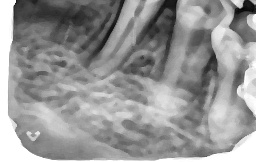
#> input picture data/fractures/processed/anatomical_region/frac02.jpg, 256 x 162 px, found by its file name; its folder holds only this picture in this run
$ python run_segmentation_evaluation.py
#> lines starting #> are read from the running program, lines starting #| are printed output that depends on the picture
### src/fractures/evaluation/segmentation_evaluation.py
import os
import cv2
import numpy as np
import pandas as pd


# ============================================================
# Basic utilities
# ============================================================

def ensure_uint8_gray(img):
    if img is None:
        return None

    if len(img.shape) == 3:
        img = cv2.cvtColor(img, cv2.COLOR_BGR2GRAY)

    if img.dtype != np.uint8:
        img = cv2.normalize(img, None, 0, 255, cv2.NORM_MINMAX)
        img = img.astype(np.uint8)

    return img


def read_binary_mask(path, target_shape=None):
    if path is None or not os.path.exists(path):
        return None

    mask = cv2.imread(path, cv2.IMREAD_GRAYSCALE)
    mask = ensure_uint8_gray(mask)

    if mask is None:
        return None

    if target_shape is not None and mask.shape != target_shape:
        mask = cv2.resize(
            mask,
            (target_shape[1], target_shape[0]),
            interpolation=cv2.INTER_NEAREST
        )

    mask = ((mask > 0).astype(np.uint8) * 255)

    return mask


def safe_imwrite(path, image):
    if path is None:
        return

    folder = os.path.dirname(path)

    if folder:
        os.makedirs(folder, exist_ok=True)

    cv2.imwrite(path, image)


def safe_div(a, b, default=0.0):
    if b == 0:
        return default

    return float(a) / float(b)


def find_mask_path(mask_dir, original_file_name, prefixes):
    """
    Search mask files using different prefixes and extensions.

    Original:
        frac01.jpg

    Possible masks:
        manual_pdl_frac01.png
        manual_pdl_frac01.jpg
        gt_pdl_frac01.png
        pdl_frac01.png
        frac01.png
    """

    name, original_ext = os.path.splitext(original_file_name)

    valid_ext = [
        ".png",
        original_ext,
        ".jpg",
        ".jpeg",
        ".bmp",
        ".tif",
        ".tiff"
    ]

    candidates = []

    for ext in valid_ext:
        candidates.append(f"{name}{ext}")

    for prefix in prefixes:
        for ext in valid_ext:
            candidates.append(f"{prefix}{name}{ext}")

    seen = set()

    for candidate in candidates:
        if candidate in seen:
            continue

        seen.add(candidate)

        path = os.path.join(mask_dir, candidate)

        if os.path.exists(path):
            return path

    return None


# ============================================================
# Overlap metrics
# ============================================================

def compute_overlap_metrics(pred_mask, gt_mask):
    pred = pred_mask > 0
    gt = gt_mask > 0

    tp = np.count_nonzero(pred & gt)
    fp = np.count_nonzero(pred & (~gt))
    fn = np.count_nonzero((~pred) & gt)
    tn = np.count_nonzero((~pred) & (~gt))

    dice = safe_div(2 * tp, 2 * tp + fp + fn)
    iou = safe_div(tp, tp + fp + fn)

    precision = safe_div(tp, tp + fp)
    recall = safe_div(tp, tp + fn)
    specificity = safe_div(tn, tn + fp)
    accuracy = safe_div(tp + tn, tp + fp + fn + tn)

    f1 = safe_div(2 * precision * recall, precision + recall)

    false_positive_rate = safe_div(fp, fp + tn)
    false_negative_rate = safe_div(fn, fn + tp)

    pred_area = np.count_nonzero(pred)
    gt_area = np.count_nonzero(gt)

    area_difference = pred_area - gt_area
    absolute_area_error = abs(area_difference)
    relative_area_error = safe_div(absolute_area_error, gt_area)

    return {
        "tp": int(tp),
        "fp": int(fp),
        "fn": int(fn),
        "tn": int(tn),

        "dice": dice,
        "iou": iou,
        "precision": precision,
        "recall_sensitivity": recall,
        "specificity": specificity,
        "accuracy": accuracy,
        "f1_score": f1,

        "false_positive_rate": false_positive_rate,
        "false_negative_rate": false_negative_rate,

        "pred_area_px": int(pred_area),
        "gt_area_px": int(gt_area),
        "area_difference_px": int(area_difference),
        "absolute_area_error_px": int(absolute_area_error),
        "relative_area_error": relative_area_error
    }


# ============================================================
# Boundary metrics
# ============================================================

def get_boundary(mask):
    """
    Extract 1-pixel boundary from a binary mask.
    """

    mask_u8 = ((mask > 0).astype(np.uint8) * 255)

    if np.count_nonzero(mask_u8) == 0:
        return np.zeros_like(mask_u8)

    kernel = cv2.getStructuringElement(
        cv2.MORPH_ELLIPSE,
        (3, 3)
    )

    eroded = cv2.erode(mask_u8, kernel, iterations=1)
    boundary = cv2.subtract(mask_u8, eroded)

    return boundary


def boundary_distances(source_boundary, target_boundary):
    """
    For every boundary pixel in source_boundary, compute distance to
    nearest boundary pixel in target_boundary.
    """

    source = source_boundary > 0
    target = target_boundary > 0

    if np.count_nonzero(source) == 0 or np.count_nonzero(target) == 0:
        return np.array([], dtype=np.float32)

    # distanceTransform measures distance to nearest zero pixel.
    # Therefore target boundary should be zero, background should be 255.
    target_inv = np.where(target, 0, 255).astype(np.uint8)

    dist_map = cv2.distanceTransform(
        target_inv,
        cv2.DIST_L2,
        5
    )

    distances = dist_map[source]

    return distances.astype(np.float32)


def compute_boundary_metrics(pred_mask, gt_mask):
    pred_boundary = get_boundary(pred_mask)
    gt_boundary = get_boundary(gt_mask)

    d_pred_to_gt = boundary_distances(
        source_boundary=pred_boundary,
        target_boundary=gt_boundary
    )

    d_gt_to_pred = boundary_distances(
        source_boundary=gt_boundary,
        target_boundary=pred_boundary
    )

    if d_pred_to_gt.size == 0 or d_gt_to_pred.size == 0:
        return {
            "hausdorff_distance_px": 0.0,
            "hd95_px": 0.0,
            "average_surface_distance_px": 0.0,
            "mean_pred_to_gt_surface_distance_px": 0.0,
            "mean_gt_to_pred_surface_distance_px": 0.0
        }

    all_distances = np.concatenate([d_pred_to_gt, d_gt_to_pred])

    hausdorff = float(np.max(all_distances))
    hd95 = float(np.percentile(all_distances, 95))

    mean_pred_to_gt = float(np.mean(d_pred_to_gt))
    mean_gt_to_pred = float(np.mean(d_gt_to_pred))

    average_surface_distance = float(
        (mean_pred_to_gt + mean_gt_to_pred) / 2.0
    )

    return {
        "hausdorff_distance_px": hausdorff,
        "hd95_px": hd95,
        "average_surface_distance_px": average_surface_distance,
        "mean_pred_to_gt_surface_distance_px": mean_pred_to_gt,
        "mean_gt_to_pred_surface_distance_px": mean_gt_to_pred
    }


# ============================================================
# Shape metrics
# ============================================================

def compute_shape_metrics(pred_mask, gt_mask):
    pred = pred_mask > 0
    gt = gt_mask > 0

    pred_area = np.count_nonzero(pred)
    gt_area = np.count_nonzero(gt)

    pred_components = cv2.connectedComponentsWithStats(
        pred.astype(np.uint8),
        8
    )

    gt_components = cv2.connectedComponentsWithStats(
        gt.astype(np.uint8),
        8
    )

    pred_num_labels, pred_labels, pred_stats, _ = pred_components
    gt_num_labels, gt_labels, gt_stats, _ = gt_components

    pred_component_count = max(0, pred_num_labels - 1)
    gt_component_count = max(0, gt_num_labels - 1)

    pred_largest_area = 0
    gt_largest_area = 0

    if pred_num_labels > 1:
        pred_largest_area = int(
            np.max(pred_stats[1:, cv2.CC_STAT_AREA])
        )

    if gt_num_labels > 1:
        gt_largest_area = int(
            np.max(gt_stats[1:, cv2.CC_STAT_AREA])
        )

    return {
        "pred_component_count": int(pred_component_count),
        "gt_component_count": int(gt_component_count),
        "pred_largest_component_area_px": pred_largest_area,
        "gt_largest_component_area_px": gt_largest_area,
        "pred_largest_component_ratio": safe_div(pred_largest_area, pred_area),
        "gt_largest_component_ratio": safe_div(gt_largest_area, gt_area)
    }


# ============================================================
# Debug visualization
# ============================================================

def create_segmentation_debug_image(
    image,
    pred_mask,
    gt_mask,
    title_text=None
):
    """
    Colors:
        Green  = ground truth only
        Red    = prediction only
        Yellow = overlap
    """

    if image is None:
        image = np.zeros_like(pred_mask)

    image = ensure_uint8_gray(image)

    if image.shape != pred_mask.shape:
        image = cv2.resize(
            image,
            (pred_mask.shape[1], pred_mask.shape[0]),
            interpolation=cv2.INTER_LINEAR
        )

    base = cv2.cvtColor(image, cv2.COLOR_GRAY2BGR)

    pred = pred_mask > 0
    gt = gt_mask > 0

    overlap = pred & gt
    pred_only = pred & (~gt)
    gt_only = gt & (~pred)

    overlay = base.copy()

    # Ground truth only: green
    overlay[gt_only] = (
        0.45 * overlay[gt_only]
        + 0.55 * np.array([0, 255, 0])
    ).astype(np.uint8)

    # Prediction only: red
    overlay[pred_only] = (
        0.45 * overlay[pred_only]
        + 0.55 * np.array([0, 0, 255])
    ).astype(np.uint8)

    # Overlap: yellow
    overlay[overlap] = (
        0.45 * overlay[overlap]
        + 0.55 * np.array([0, 255, 255])
    ).astype(np.uint8)

    pred_bgr = cv2.cvtColor(pred_mask, cv2.COLOR_GRAY2BGR)
    gt_bgr = cv2.cvtColor(gt_mask, cv2.COLOR_GRAY2BGR)

    pred_boundary = get_boundary(pred_mask)
    gt_boundary = get_boundary(gt_mask)

    boundary_view = base.copy()

    boundary_view[gt_boundary > 0] = (0, 255, 0)
    boundary_view[pred_boundary > 0] = (0, 0, 255)

    if title_text is not None:
        cv2.putText(
            overlay,
            title_text,
            (8, 22),
            cv2.FONT_HERSHEY_SIMPLEX,
            0.50,
            (255, 255, 255),
            1,
            cv2.LINE_AA
        )

    debug = np.hstack(
        [
            base,
            gt_bgr,
            pred_bgr,
            overlay,
            boundary_view
        ]
    )

    return debug


# ============================================================
# Single mask-pair evaluation
# ============================================================

def evaluate_mask_pair(
    image_path,
    pred_mask_path,
    gt_mask_path,
    region_name,
    debug_path=None
):
    image = None

    if image_path is not None and os.path.exists(image_path):
        image = cv2.imread(image_path, cv2.IMREAD_GRAYSCALE)
        image = ensure_uint8_gray(image)

    gt_mask = read_binary_mask(gt_mask_path)

    if gt_mask is None:
        print("ERROR: Could not read GT mask:", gt_mask_path)
        return None

    pred_mask = read_binary_mask(
        pred_mask_path,
        target_shape=gt_mask.shape
    )

    if pred_mask is None:
        print("ERROR: Could not read predicted mask:", pred_mask_path)
        return None

    overlap_metrics = compute_overlap_metrics(
        pred_mask=pred_mask,
        gt_mask=gt_mask
    )

    boundary_metrics = compute_boundary_metrics(
        pred_mask=pred_mask,
        gt_mask=gt_mask
    )

    shape_metrics = compute_shape_metrics(
        pred_mask=pred_mask,
        gt_mask=gt_mask
    )

    metrics = {}

    metrics["file_name"] = os.path.basename(image_path) if image_path else os.path.basename(pred_mask_path)
    metrics["region"] = region_name

    metrics.update(overlap_metrics)
    metrics.update(boundary_metrics)
    metrics.update(shape_metrics)

    if debug_path:
        debug = create_segmentation_debug_image(
            image=image,
            pred_mask=pred_mask,
            gt_mask=gt_mask,
            title_text=f"{region_name} | Dice={metrics['dice']:.3f} IoU={metrics['iou']:.3f}"
        )

        safe_imwrite(debug_path, debug)

    return metrics


# ============================================================
# Batch evaluation
# ============================================================

def summarize_metrics(results_df):
    numeric_cols = results_df.select_dtypes(include=[np.number]).columns

    summary_rows = []

    for region in sorted(results_df["region"].unique()):
        region_df = results_df[results_df["region"] == region]

        row = {
            "region": region,
            "sample_count": len(region_df)
        }

        for col in numeric_cols:
            row[f"{col}_mean"] = float(region_df[col].mean())
            row[f"{col}_std"] = float(region_df[col].std())
            row[f"{col}_min"] = float(region_df[col].min())
            row[f"{col}_max"] = float(region_df[col].max())

        summary_rows.append(row)

    return pd.DataFrame(summary_rows)


def run_segmentation_evaluation(
    image_dir,

    pred_pdl_mask_dir,
    gt_pdl_mask_dir,

    pred_root_mask_dir=None,
    gt_root_mask_dir=None,

    output_csv_path=None,
    summary_csv_path=None,
    debug_dir=None,

    evaluate_pdl=True,
    evaluate_root=True
):
    os.makedirs(debug_dir, exist_ok=True) if debug_dir else None

    valid_ext = [".jpg", ".jpeg", ".png", ".bmp", ".tif", ".tiff"]

    image_files = [
        f for f in os.listdir(image_dir)
        if any(f.lower().endswith(ext) for ext in valid_ext)
    ]

    image_files.sort()

    all_results = []

    for file_name in image_files:
        image_path = os.path.join(image_dir, file_name)
        name, ext = os.path.splitext(file_name)

        # --------------------------------------------------------
        # PDL evaluation
        # --------------------------------------------------------

        if evaluate_pdl:
            pred_pdl_path = find_mask_path(
                pred_pdl_mask_dir,
                file_name,
                prefixes=[
                    "dark_pdl_",
                    "pdl_",
                    "pred_pdl_"
                ]
            )

            gt_pdl_path = find_mask_path(
                gt_pdl_mask_dir,
                file_name,
                prefixes=[
                    "manual_pdl_",
                    "gt_pdl_",
                    "pdl_"
                ]
            )

            if pred_pdl_path is None:
                print(f"SKIPPED PDL: predicted mask missing for {file_name}")
            elif gt_pdl_path is None:
                print(f"SKIPPED PDL: ground-truth mask missing for {file_name}")
            else:
                debug_path = None

                if debug_dir:
                    debug_path = os.path.join(
                        debug_dir,
                        f"debug_pdl_eval_{name}{ext}"
                    )

                metrics = evaluate_mask_pair(
                    image_path=image_path,
                    pred_mask_path=pred_pdl_path,
                    gt_mask_path=gt_pdl_path,
                    region_name="PDL",
                    debug_path=debug_path
                )

                if metrics is not None:
                    all_results.append(metrics)

        # --------------------------------------------------------
        # Root evaluation
        # --------------------------------------------------------

        if evaluate_root and pred_root_mask_dir is not None and gt_root_mask_dir is not None:
            pred_root_path = find_mask_path(
                pred_root_mask_dir,
                file_name,
                prefixes=[
                    "polynomial_root_",
                    "root_",
                    "pred_root_"
                ]
            )

            gt_root_path = find_mask_path(
                gt_root_mask_dir,
                file_name,
                prefixes=[
                    "manual_root_",
                    "gt_root_",
                    "root_"
                ]
            )

            if pred_root_path is None:
                print(f"SKIPPED ROOT: predicted mask missing for {file_name}")
            elif gt_root_path is None:
                print(f"SKIPPED ROOT: ground-truth mask missing for {file_name}")
            else:
                debug_path = None

                if debug_dir:
                    debug_path = os.path.join(
                        debug_dir,
                        f"debug_root_eval_{name}{ext}"
                    )

                metrics = evaluate_mask_pair(
                    image_path=image_path,
                    pred_mask_path=pred_root_path,
                    gt_mask_path=gt_root_path,
                    region_name="ROOT",
                    debug_path=debug_path
                )

                if metrics is not None:
                    all_results.append(metrics)

    if len(all_results) == 0:
        print("No evaluation results generated.")
        return None

    results_df = pd.DataFrame(all_results)

    if output_csv_path:
        os.makedirs(os.path.dirname(output_csv_path), exist_ok=True)
        results_df.to_csv(output_csv_path, index=False)
        print("Saved detailed evaluation:", output_csv_path)

    summary_df = summarize_metrics(results_df)

    if summary_csv_path:
        os.makedirs(os.path.dirname(summary_csv_path), exist_ok=True)
        summary_df.to_csv(summary_csv_path, index=False)
        print("Saved summary evaluation:", summary_csv_path)

    print("\nEvaluation summary:")
    print(
        summary_df[
            [
                "region",
                "sample_count",
                "dice_mean",
                "iou_mean",
                "precision_mean",
                "recall_sensitivity_mean",
                "hd95_px_mean",
                "average_surface_distance_px_mean"
            ]
        ]
    )

    return results_df, summary_df

### src/fractures/evaluation/run_segmentation_evaluation.py
from src.fractures.evaluation.segmentation_evaluation import (
    run_segmentation_evaluation
)


IMAGE_DIR = "data/fractures/processed/anatomical_region"

# Automatic masks
PRED_PDL_MASK_DIR = "data/fractures/processed/dark_pdl_from_polynomial_root_masks"
PRED_ROOT_MASK_DIR = "data/fractures/processed/polynomial_root_masks"

# Manual ground-truth masks
GT_PDL_MASK_DIR = "data/fractures/manual/pdl_masks"
GT_ROOT_MASK_DIR = "data/fractures/manual/root_masks"

# Outputs
OUTPUT_CSV_PATH = "data/fractures/evaluation/segmentation_evaluation_details.csv"
SUMMARY_CSV_PATH = "data/fractures/evaluation/segmentation_evaluation_summary.csv"
DEBUG_DIR = "data/fractures/evaluation/debug_segmentation_evaluation"


def run():
    run_segmentation_evaluation(
        image_dir=IMAGE_DIR,

        pred_pdl_mask_dir=PRED_PDL_MASK_DIR,
        gt_pdl_mask_dir=GT_PDL_MASK_DIR,

        pred_root_mask_dir=PRED_ROOT_MASK_DIR,
        gt_root_mask_dir=GT_ROOT_MASK_DIR,

        output_csv_path=OUTPUT_CSV_PATH,
        summary_csv_path=SUMMARY_CSV_PATH,
        debug_dir=DEBUG_DIR,

        evaluate_pdl=True,
        evaluate_root=True
    )
#> in evaluate_mask_pair, image is the input picture: shape (162, 256); min 5, max 255, mean 149.2
#> in compute_overlap_metrics, `tp = np.count_nonzero(pred & gt)`: tp = 41472
#> in compute_overlap_metrics, `fp = np.count_nonzero(pred & (~gt))`: fp = 0
#> in compute_overlap_metrics, `dice = safe_div(2 * tp, 2 * tp + fp + fn)`: dice = 1
#> in compute_overlap_metrics, `specificity = safe_div(tn, tn + fp)`: specificity = 0
#> in compute_overlap_metrics, `accuracy = safe_div(tp + tn, tp + fp + fn + tn)`: accuracy = 1
#> in compute_overlap_metrics, `false_positive_rate = safe_div(fp, fp + tn)`: false_positive_rate = 0
#> in compute_overlap_metrics, `pred_area = np.count_nonzero(pred)`: pred_area = 41472
#> in compute_overlap_metrics, `area_difference = pred_area - gt_area`: area_difference = 0
#> in evaluate_mask_pair, `overlap_metrics = compute_overlap_metrics( pred_mask=pred_mask, gt_mas..`: overlap_metrics = 18 items
#> in compute_boundary_metrics, `d_pred_to_gt = boundary_distances( source_boundary=pred_boundary, targ..`: d_pred_to_gt = empty array
#> in evaluate_mask_pair, `boundary_metrics = compute_boundary_metrics( pred_mask=pred_mask, gt_m..`: boundary_metrics = {'hausdorff_distance_px': 0, 'hd95_px': 0, 'average_surface_distance_px': 0, 'mean_pred_to_gt_surface_distance_px': 0, 'mean_gt_to_pred_surface_distance_px': 0}
#> in compute_shape_metrics, `pred_area = np.count_nonzero(pred)`: pred_area = 41472
#> in compute_shape_metrics, `pred_num_labels, pred_labels, pred_stats, _ = pred_components`: pred_num_labels = 2; pred_stats = [[-1, 2147483647, 0, 0, 0], [0, 0, 256, 162, 41472]]
#> in compute_shape_metrics, `gt_num_labels, gt_labels, gt_stats, _ = gt_components`: gt_num_labels = 2; gt_stats has the same summary as pred_stats
#> in compute_shape_metrics, `pred_component_count = max(0, pred_num_labels - 1)`: pred_component_count = 1
#> in compute_shape_metrics, `pred_largest_area = int( np.max(pred_stats[1:, cv2.CC_STAT_AREA]) )`: pred_largest_area = 41472
#> in evaluate_mask_pair, `shape_metrics = compute_shape_metrics( pred_mask=pred_mask, gt_mask=gt..`: shape_metrics = {'pred_component_count': 1, 'gt_component_count': 1, 'pred_largest_component_area_px': 41472, 'gt_largest_component_area_px': 41472, 'pred_largest_component_ratio': 1, 'gt_largest_component_ratio': 1}
#> in create_segmentation_debug_image, `overlay[overlap] = ( 0.45 * overlay[overlap] + 0.55 * np.array([0, 255..`:
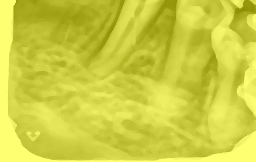
#> overlay: shape (162, 256, 3); mean B, G, R 66.7, 207, 207
#> in create_segmentation_debug_image, `cv2.putText( overlay, title_text, (8, 22), cv2.FONT_HERSHEY_SIMPLEX, 0..`:
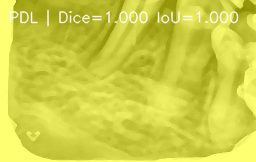
#> overlay: shape (162, 256, 3); mean B, G, R 69.7, 207.9, 207.9
#> in create_segmentation_debug_image, `debug = np.hstack( [ base, gt_bgr, pred_bgr, overlay, boundary_view ] )`:
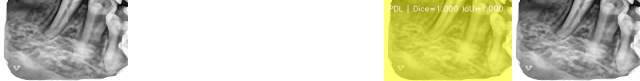
#> debug: shape (162, 1280, 3) (shown at 1/2 size); mean B, G, R 175.6, 203.3, 203.3
#> in run_segmentation_evaluation, `metrics = evaluate_mask_pair( image_path=image_path, pred_mask_path=pr..`: metrics = 31 items
#> call 2 of create_segmentation_debug_image, with title_text = 'ROOT | Dice=1.000 IoU=1.000'
#> in create_segmentation_debug_image (call 2), `cv2.putText( overlay, title_text, (8, 22), cv2.FONT_HERSHEY_SIMPLEX, 0..`:
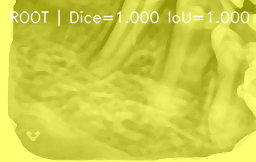
#> overlay: shape (162, 256, 3); mean B, G, R 69.9, 208, 208
#> in run_segmentation_evaluation, `results_df = pd.DataFrame(all_results)`: results_df = table of 2 rows and 31 columns
#> in run_segmentation_evaluation, `summary_df = summarize_metrics(results_df)`: summary_df = table of 2 rows and 118 columns
#> (printed output is left out)


if __name__ == "__main__":
    run()
